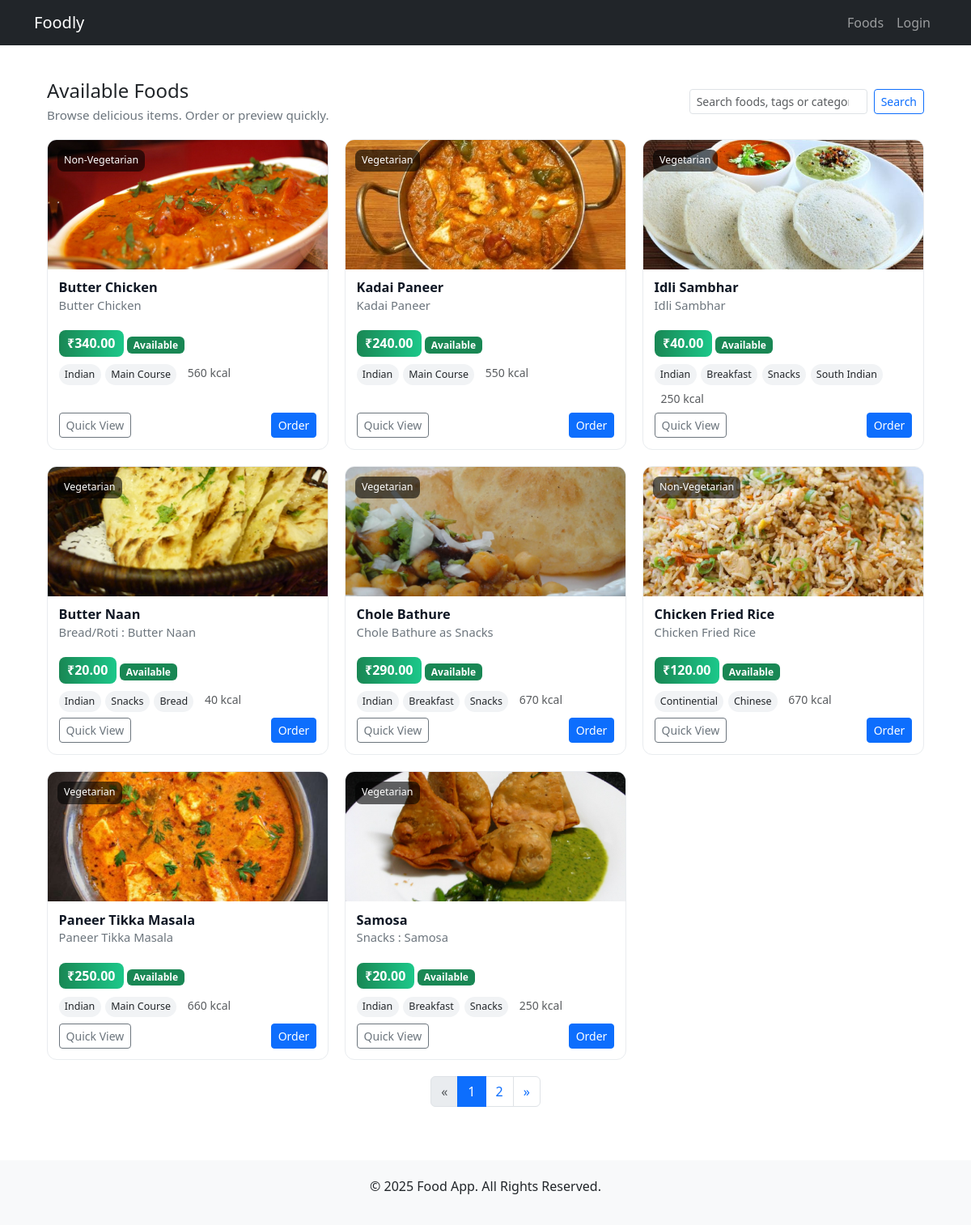
Page /foods/ on the committed database.
### food_app/models.py (models this page shows, shortened)
class Food(models.Model):
    FOOD_CATEGORIES = [
        ('VEG', 'Vegetarian'),
        ('NONVEG', 'Non-Vegetarian'),
        ('VEGAN', 'Vegan'),
        ('BEV', 'Beverage'),
        ('DESSERT', 'Dessert'),
    ]
    food_name = models.CharField(max_length=50)
    category = models.CharField(max_length=20, choices=FOOD_CATEGORIES)
    sub_category = models.CharField(max_length=50, blank=True)
    types = models.CharField(max_length=50, blank=True)  # e.g., Organic, Homemade
    calories = models.PositiveIntegerField(null=True, blank=True)
    price = models.DecimalField(max_digits=8, decimal_places=2)
    available = models.BooleanField(default=True)
    image = models.ImageField(upload_to='food_images/', null=True, blank=True)
    description = models.TextField(blank=True)

class Tag(models.Model):
    name = models.CharField(max_length=30, unique=True)
    foods = models.ManyToManyField(Food, related_name='tags', blank=True)

### food_app/views.py (the view)
# urls.py: path('foods/', views.food_list, name='food_list'),
def food_list(request):
    foods_qs = Food.objects.filter(available=True)
    paginator = Paginator(foods_qs, 8)  # 6 foods per page
    page_number = request.GET.get("page")
    page_obj = paginator.get_page(page_number)
    context = {
        "foods": page_obj,
        "page_obj": page_obj,
        "paginator": paginator,
        "is_paginated": page_obj.has_other_pages(),
    }
    return render(request, "food_app/food_list.html", context)

### templates/food_app/food_list.html (shortened to what this page needs)
{% extends "base.html" %}
{% load static %}
{% block content %}
<div class="page-container">
  <div class="hero">
    <div>
      <h1 class="title h4">Available Foods</h1>
      <div class="subtitle">Browse delicious items. Order or preview quickly.</div>
    </div>
    <form method="get" class="search-row" role="search" aria-label="Search foods">
      <input name="q" value="{{ request.GET.q|default:'' }}" class="form-control form-control-sm" type="search" placeholder="Search foods, tags or category">
      <button class="btn btn-sm btn-outline-primary" type="submit">Search</button>
    </form>
  </div>
  {% if foods %}
  <div class="grid">
    {% for food in foods %}
    <article class="card-food"
             data-id="{{ food.id }}"
             data-name="{{ food.food_name|escapejs }}"
             data-desc="{{ food.description|default:'No description.'|escapejs }}"
             data-price="{{ food.price }}"
             data-img="{% if food.image %}{{ food.image.url }}{% else %}{% static 'images/no-image.png' %}{% endif %}">
      <div class="media">
        <span class="badge-cat">{{ food.get_category_display }}</span>
        {% if food.image %}
          <img src="{{ food.image.url }}" alt="{{ food.food_name }}" loading="lazy">
        {% else %}
          <img src="{% static 'images/no-image.png' %}" alt="No image" loading="lazy">
        {% endif %}
      </div>
      <div class="card-body-food">
        <div>
          <a href="{% url 'food_detail' food.id %}" class="text-decoration-none text-dark">
            <h3 class="food-name">{{ food.food_name }}</h3>
          </a>
          <p class="food-desc">{{ food.description|truncatechars:110 }}</p>
          <span class="price-pill">₹{{ food.price }}</span>
          {% if food.available %}
              <span class="badge bg-success">Available</span>
            {% else %}
              <span class="badge bg-danger">Unavailable</span>
            {% endif %}
        </div>
        <div class="tags">
          {% for tag in food.tags.all %}
            <span class="tag">{{ tag.name }}</span>
          {% empty %}
            <span class="tag">No tags</span>
          {% endfor %}
          <small class="ms-2 text-muted">{{ food.calories|default:"—" }} kcal</small>
        </div>
        <div class="food-meta">
          <div>
            <button type="button" class="btn btn-sm btn-outline-secondary quick-view-btn" data-bs-toggle="modal" data-bs-target="#quickViewModal">Quick View</button>
          </div>
          <div class="d-flex align-items-center">
            <div class="ms-2">
              <a href="{% url 'place_order' food.id %}" class="btn btn-sm btn-primary ms-1">Order</a>
            </div>
          </div>
        </div>
      </div>
    </article>
    {% endfor %}
  </div>
  {% if is_paginated %}
  <div class="pagination-wrap">
    <ul class="pagination">
      {% if page_obj.has_previous %}
        <li class="page-item">
          <a class="page-link" href="?page={{ page_obj.previous_page_number }}{% if request.GET.q %}&q={{ request.GET.q }}{% endif %}">&laquo;</a>
        </li>
      {% else %}
        <li class="page-item disabled"><span class="page-link">&laquo;</span></li>
      {% endif %}
      {% for num in paginator.page_range %}
        {% if num == page_obj.number %}
          <li class="page-item active"><span class="page-link">{{ num }}</span></li>
        {% elif num >= page_obj.number|add:-2 and num <= page_obj.number|add:2 %}
          <li class="page-item"><a class="page-link" href="?page={{ num }}{% if request.GET.q %}&q={{ request.GET.q }}{% endif %}">{{ num }}</a></li>
        {% endif %}
      {% endfor %}
      {% if page_obj.has_next %}
        <li class="page-item">
          <a class="page-link" href="?page={{ page_obj.next_page_number }}{% if request.GET.q %}&q={{ request.GET.q }}{% endif %}">&raquo;</a>
        </li>
      {% else %}
        <li class="page-item disabled"><span class="page-link">&raquo;</span></li>
      {% endif %}
    </ul>
  </div>
  {% endif %}
  {% endif %}
</div>
{% endblock %}

### templates/base.html (shortened to what this page needs)
<!DOCTYPE html>
<html lang="en">
<head>
    <link href="https://cdn.jsdelivr.net/npm/bootstrap@5.3.0/dist/css/bootstrap.min.css" rel="stylesheet">
    <link href="https://cdn.jsdelivr.net/npm/bootstrap-icons/font/bootstrap-icons.css" rel="stylesheet">
</head>
<body>
<nav class="navbar navbar-expand-lg navbar-dark bg-dark fixed-top">
  <div class="container">
    <a class="navbar-brand" href="{% url 'food_list' %}">Foodly</a>
    <div class="collapse navbar-collapse" id="navbarNav">
      <ul class="navbar-nav ms-auto">
        <li class="nav-item">
          <a class="nav-link" href="{% url 'admin_food' %}">Foods</a>
        </li>
        {% if user.is_authenticated %}
        <li class="nav-item">
          <a class="nav-link" href="{% url 'admin_order' %}">My Meal Plans</a>
        </li>
        <li class="nav-item">
          <a class="nav-link" href="{% url 'logout' %}">Logout</a>
        </li>
        {% else %}
        <li class="nav-item">
          <a class="nav-link" href="{% url 'login' %}">Login</a>
        </li>
        {% endif %}
      </ul>
    </div>
  </div>
</nav>
<div class="container">
    {% block content %}
    {% endblock %}
</div>
<footer>
    <p>&copy; 2025 Food App. All Rights Reserved.</p>
</footer>
</body>
</html>

### templates/base.html (style rules this page uses)
body { padding-top: 70px; }
footer { margin-top: 50px; padding: 20px 0; background-color: #f8f9fa; text-align: center; }

### templates/food_app/food_list.html (style rules this page uses)
:root { --accent: #0d6efd; --muted: #6c757d; --card-radius: 12px; }
.page-container { margin: 28px auto; max-width: 1200px; padding: 0 16px; }
.hero { display:flex; justify-content:space-between; align-items:center; gap:1rem; margin-bottom: 18px; }
.hero .title { margin:0; }
.hero .subtitle { color: var(--muted); font-size: .95rem; margin-top:4px; }
.search-row { display:flex; gap:.5rem; align-items:center; }
.search-row .form-control { min-width:220px; }
.grid { display:grid; grid-template-columns: repeat(auto-fill, minmax(260px, 1fr)); gap: 1.25rem; }
.card-food { border: 1px solid #e9ecef; border-radius: var(--card-radius); overflow: hidden; background: #fff; transition: transform .18s ease, box-shadow .18s ease; display:flex; flex-direction:column; min-height: 100%; }
.media { height:160px; background: linear-gradient(180deg, #fafbfd, #f8fafc); display:flex; align-items:center; justify-content:center; overflow:hidden; position:relative; }
.media img { width:100%; height:100%; object-fit:cover; display:block; }
.badge-cat { position:absolute; left:12px; top:12px; background: rgba(0,0,0,0.6); color:#fff; padding:.28rem .5rem; border-radius:8px; font-size:.78rem; }
.card-body-food { padding: .85rem; display:flex; flex-direction:column; gap:.45rem; flex:1 1 auto; }
.food-name { font-size:1.02rem; font-weight:600; margin:0; color:#0f1724; }
.food-desc { color:var(--muted); font-size:.92rem; min-height:2.1em; overflow:hidden; }
.food-meta { display:flex; justify-content:space-between; align-items:center; gap:.5rem; margin-top:auto; }
.price-pill { background: linear-gradient(90deg,#198754,#1cc88a); color:#fff; padding:.33rem .65rem; border-radius:8px; font-weight:700; }
.tags { display:flex; gap:.35rem; flex-wrap:wrap; margin-top:.4rem; }
.tag { background:#f1f3f5; color:#212529; padding:.22rem .45rem; border-radius:999px; font-size:.78rem; }
.pagination-wrap { margin-top:20px; display:flex; justify-content:center; }

### rows in the picture
Food: category "Non-Vegetarian", image (picture), food_name "Butter Chicken", description "Butter Chicken", price "340.00", available "Available", calories "560"
Tag: name "Indian"
Tag: name "Main Course"
Food: category "Vegetarian", image (picture), food_name "Kadai Paneer", description "Kadai Paneer", price "240.00", available "Available", calories "550"
Food: category "Vegetarian", image (picture), food_name "Idli Sambhar", description "Idli Sambhar", price "40.00", available "Available", calories "250"
Tag: name "Breakfast"
Tag: name "Snacks"
Tag: name "South Indian"
Food: category "Vegetarian", image (picture), food_name "Butter Naan", description "Bread/Roti : Butter Naan", price "20.00", available "Available", calories "40"
Tag: name "Bread"
Food: category "Vegetarian", image (picture), food_name "Chole Bathure", description "Chole Bathure as Snacks", price "290.00", available "Available", calories "670"
Food: category "Non-Vegetarian", image (picture), food_name "Chicken Fried Rice", description "Chicken Fried Rice", price "120.00", available "Available", calories "670"
Tag: name "Continential"
Tag: name "Chinese"
Food: category "Vegetarian", image (picture), food_name "Paneer Tikka Masala", description "Paneer Tikka Masala", price "250.00", available "Available", calories "660"
Food: category "Vegetarian", image (picture), food_name "Samosa", description "Snacks : Samosa", price "20.00", available "Available", calories "250"

### other values in the picture
{{ num }} "1"
{{ num }} "2"
